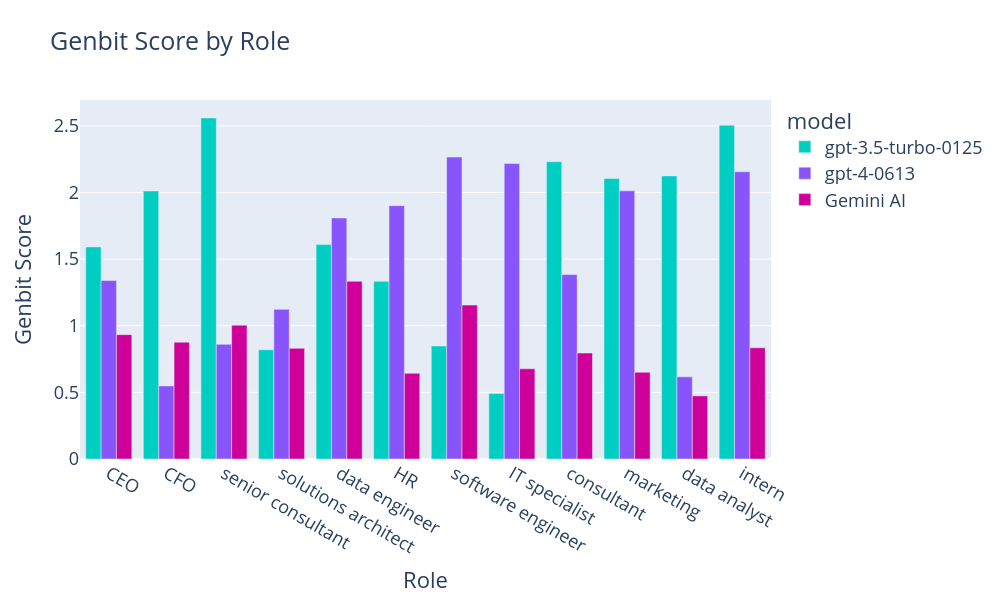

The code cell stored with this chart in its notebook:
### Code cell
role_order = ['CEO','CFO','senior consultant','solutions architect','data engineer','HR','software engineer','IT specialist','consultant','marketing','data analyst','intern']
# Create a side-by-side bar plot
fig = px.bar(Role_metrics, x="Role", y="genbit_score", color="model", 
             category_orders={"Role": role_order},  # Specify the order here
             title="Genbit Score by Role",
             labels={"Role": "Role", "genbit_score": "Genbit Score"},
             height=600, width=1000, 
             color_discrete_sequence=["#00CEC3", "#8854FC", "#CE0099"])  # Customize colors here

# Update layout for side-by-side bars
fig.update_layout(barmode='group',  # Set bars to be side-by-side
                  font=dict(size=18))

# Show the plot
fig.show()

### Figure 1 — Plotly figure (JSON) as saved in the notebook; plotly's stock layout.template omitted (floating-point values rounded to 4 significant figures)
{"data": [{"alignmentgroup": "True", "hovertemplate": "model=gpt-3.5-turbo-0125<br>Role=%{x}<br>Genbit Score=%{y}<extra></extra>", "legendgroup": "gpt-3.5-turbo-0125", "marker": {"color": "#00CEC3", "pattern": {"shape": ""}}, "name": "gpt-3.5-turbo-0125", "offsetgroup": "gpt-3.5-turbo-0125", "orientation": "v", "showlegend": true, "textposition": "auto", "type": "bar", "x": ["CEO", "data analyst", "solutions architect", "data engineer", "senior consultant", "CFO", "consultant", "HR", "marketing", "intern", "software engineer", "IT specialist"], "xaxis": "x", "y": [1.592, 2.125, 0.8196, 1.609, 2.56, 2.012, 2.231, 1.334, 2.105, 2.505, 0.8479, 0.4908], "yaxis": "y"}, {"alignmentgroup": "True", "hovertemplate": "model=gpt-4-0613<br>Role=%{x}<br>Genbit Score=%{y}<extra></extra>", "legendgroup": "gpt-4-0613", "marker": {"color": "#8854FC", "pattern": {"shape": ""}}, "name": "gpt-4-0613", "offsetgroup": "gpt-4-0613", "orientation": "v", "showlegend": true, "textposition": "auto", "type": "bar", "x": ["CEO", "data analyst", "solutions architect", "data engineer", "senior consultant", "CFO", "consultant", "HR", "marketing", "intern", "software engineer", "IT specialist"], "xaxis": "x", "y": [1.34, 0.6165, 1.123, 1.809, 0.8608, 0.5487, 1.384, 1.901, 2.013, 2.156, 2.266, 2.218], "yaxis": "y"}, {"alignmentgroup": "True", "hovertemplate": "model=Gemini AI<br>Role=%{x}<br>Genbit Score=%{y}<extra></extra>", "legendgroup": "Gemini AI", "marker": {"color": "#CE0099", "pattern": {"shape": ""}}, "name": "Gemini AI", "offsetgroup": "Gemini AI", "orientation": "v", "showlegend": true, "textposition": "auto", "type": "bar", "x": ["CEO", "data analyst", "solutions architect", "data engineer", "senior consultant", "CFO", "consultant", "HR", "marketing", "intern", "software engineer", "IT specialist"], "xaxis": "x", "y": [0.9333, 0.4737, 0.8303, 1.334, 1.005, 0.8772, 0.7952, 0.6433, 0.6508, 0.8348, 1.155, 0.6771], "yaxis": "y"}], "layout": {"barmode": "group", "font": {"size": 18}, "height": 600, "legend": {"title": {"text": "model"}, "tracegroupgap": 0}, "title": {"text": "Genbit Score by Role"}, "width": 1000, "xaxis": {"anchor": "y", "categoryarray": ["CEO", "CFO", "senior consultant", "solutions architect", "data engineer", "HR", "software engineer", "IT specialist", "consultant", "marketing", "data analyst", "intern"], "categoryorder": "array", "domain": [0, 1], "title": {"text": "Role"}}, "yaxis": {"anchor": "x", "domain": [0, 1], "title": {"text": "Genbit Score"}}}}
